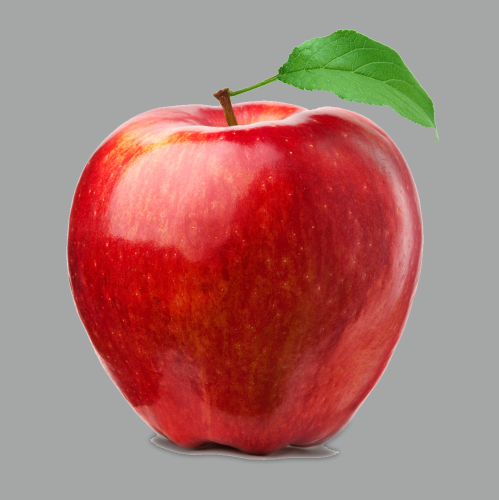
#> input picture pyrimd/a10.jpg, 998 x 1000 px (shown at 1/2 size)
$ python pyrimd.py   (older library calls are emulated)
#> lines starting #> are read from the running program, lines starting #| are printed output that depends on the picture
import cv2
import numpy as np
from PIL import Image


# [82 lines left out: functions pydec, pycon, pyrimid, fusion, not called in this run]


if __name__ == "__main__":
    #load img from folder
    apple = cv2.imread("a10.jpg")
#> apple is the input picture: shape (1000, 998, 3); mean B, G, R 114.8, 119.9, 170
    wood = cv2.imread("a20.JPG")
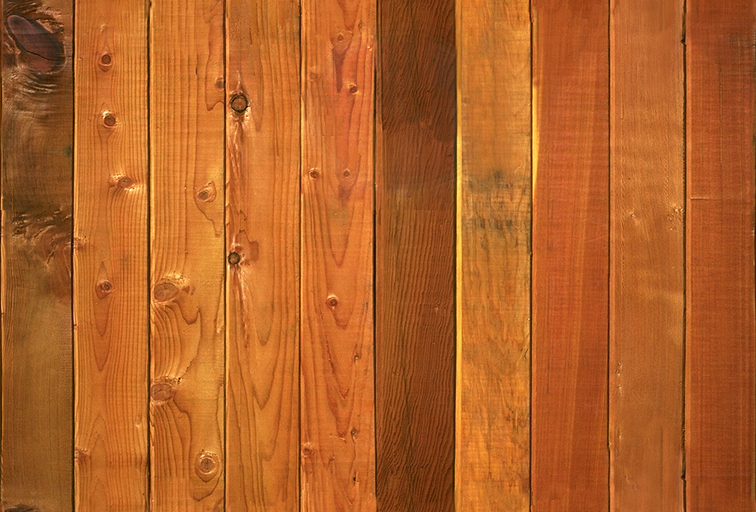
#> input picture pyrimd/a20.JPG, 756 x 512 px
#> wood is the input picture: shape (512, 756, 3); mean B, G, R 39.6, 97.3, 178.9
    #resize image as 512x512 使用 雙線性內插
    apple = cv2.resize(apple,(512,512),interpolation=cv2.INTER_LINEAR)
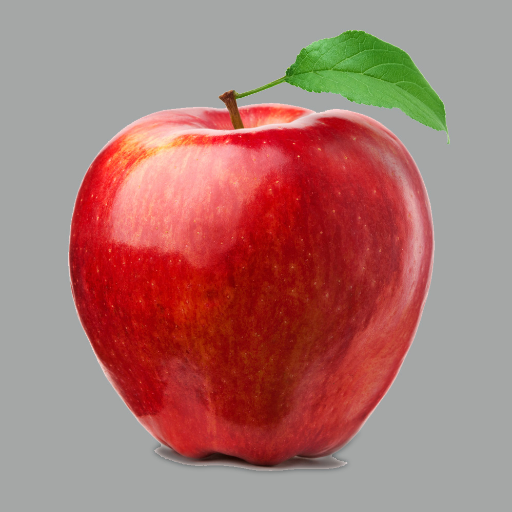
#> apple: shape (512, 512, 3); mean B, G, R 114.8, 119.8, 169.9
    wood = cv2.resize(wood,(512,512),interpolation=cv2.INTER_LINEAR)
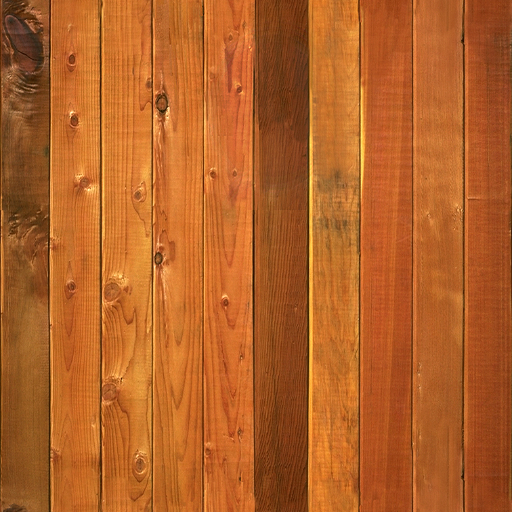
#> wood: shape (512, 512, 3); mean B, G, R 39.6, 97.3, 178.9
    #將圖片 normalize 0~1 其中 max=255;min=0 且是浮點數
    a10 = cv2.normalize(apple,None,0,1, cv2.NORM_MINMAX, dtype=cv2.CV_32F)
    a20 = cv2.normalize(wood,None,0,1, cv2.NORM_MINMAX, dtype=cv2.CV_32F)

    # [7 lines of commented-out code are left out]

    cv2.imshow("test",0.5*(a10+a20))
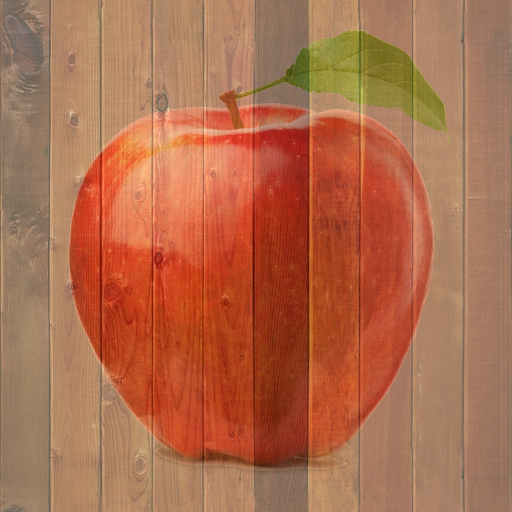
#> window 'test': shape (512, 512, 3) float32; mean B, G, R 0.303, 0.426, 0.684
    cv2.imshow("a10",a10)
    cv2.imshow("a20",a20)
    cv2.waitKey(0)

    # cv2.imshow("a0",a10)
    # cv2.imshow("a0",a20)
    # cv2.waitKey(0)


    pass
